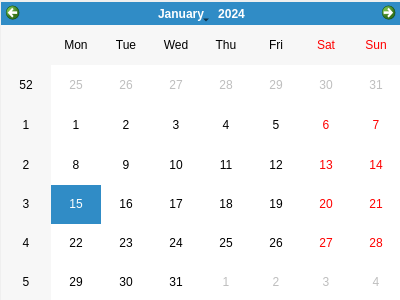
<?xml version="1.0" encoding="UTF-8"?>
<ui version="4.0">
 <class>dlgCalendar</class>
 <widget class="QDialog" name="dlgCalendar">
  <property name="windowModality">
   <enum>Qt::ApplicationModal</enum>
  </property>
  <property name="geometry">
   <rect>
    <x>0</x>
    <y>0</y>
    <width>400</width>
    <height>300</height>
   </rect>
  </property>
  <property name="sizePolicy">
   <sizepolicy hsizetype="Fixed" vsizetype="Fixed">
    <horstretch>0</horstretch>
    <verstretch>0</verstretch>
   </sizepolicy>
  </property>
  <property name="minimumSize">
   <size>
    <width>400</width>
    <height>300</height>
   </size>
  </property>
  <property name="maximumSize">
   <size>
    <width>400</width>
    <height>300</height>
   </size>
  </property>
  <property name="windowTitle">
   <string>Dialog</string>
  </property>
  <property name="modal">
   <bool>true</bool>
  </property>
  <widget class="QCalendarWidget" name="Calendar">
   <property name="geometry">
    <rect>
     <x>1</x>
     <y>2</y>
     <width>400</width>
     <height>300</height>
    </rect>
   </property>
   <property name="sizePolicy">
    <sizepolicy hsizetype="Fixed" vsizetype="Fixed">
     <horstretch>0</horstretch>
     <verstretch>0</verstretch>
    </sizepolicy>
   </property>
   <property name="minimumSize">
    <size>
     <width>400</width>
     <height>300</height>
    </size>
   </property>
   <property name="maximumSize">
    <size>
     <width>400</width>
     <height>300</height>
    </size>
   </property>
  </widget>
 </widget>
 <resources/>
 <connections/>
</ui>
